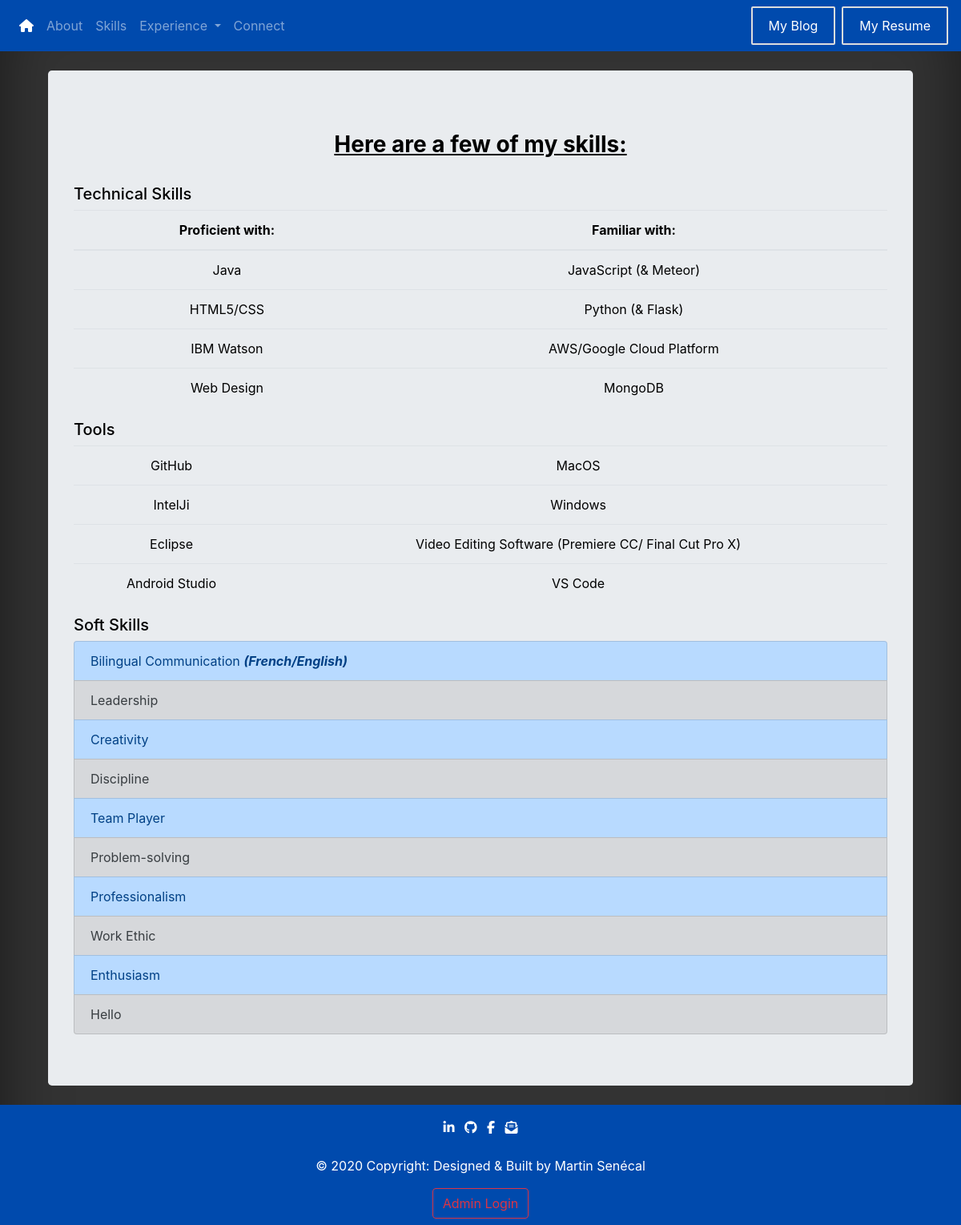
/skills, run on the app's committed database.
### portfolio/models.py (models this page shows, shortened)
class Skill(db.Model):
    id = db.Column(db.Integer, primary_key=True)
    type = db.Column(db.String(15), nullable=False)
    content = db.Column(db.String(80), nullable=False)

### portfolio/main/routes.py (the view)
@main.route('/skills')
def skills():
    skills_content = Skill.query.all()  # Query of all the skills in the database
    return render_template("skills.html", skills=skills_content)  # Returning skills content inside the templates

### portfolio/templates/skills.html (shortened to what this page needs)
{% extends "base.html" %}
{% block body %}
    <div class="container">
        <div class="jumbotron my-4 ">
            <h3 id="skillsTitle"><u><strong>Here are a few of my skills:</strong></u></h3>
            <br>
            <h5>Technical Skills</h5>
            <table class="table table-hover">
                <thead>
                <tr>
                    <th>Proficient with:</th>
                    <th>Familiar with:</th>
                </tr>
                </thead>
                <tbody>
                <tr>
                    <td>Java</td>
                    <td>JavaScript (& Meteor)</td>
                </tr>
                <tr>
                    <td>HTML5/CSS</td>
                    <td>Python (& Flask)</td>
                </tr>
                <tr>
                    <td>IBM Watson</td>
                    <td>AWS/Google Cloud Platform</td>
                </tr>
                <tr>
                    <td>Web Design</td>
                    <td>MongoDB</td>
                </tr>
                </tbody>
            </table>
            <h5>Tools</h5>
            <table class="table table-hover">
                <tbody>
                <tr>
                    <td>GitHub</td>
                    <td>MacOS</td>
                </tr>
                <tr>
                    <td>IntelJi</td>
                    <td>Windows</td>
                </tr>
                <tr>
                    <td>Eclipse</td>
                    <td>Video Editing Software (Premiere CC/ Final Cut Pro X)</td>
                </tr>
                <tr>
                    <td>Android Studio</td>
                    <td>VS Code</td>
                </tr>
                </tbody>
            </table>
            <h5>Soft Skills</h5>
            <div class="list-group">
                <a href="#" class="list-group-item list-group-item-action list-group-item-primary">Bilingual
                    Communication <em><strong>(French/English)</strong></em></a>
                {% for skill in skills %}
                    {% if loop.index%2==0 %}
                        <a href=""
                           class="list-group-item list-group-item-action list-group-item-primary">{{ skill.content }}</a>
                    {% else %}
                        <a href=""
                           class="list-group-item list-group-item-action list-group-item-secondary"> {{ skill.content }} </a>
                    {% endif %}
                {% endfor %}
            </div>
        </div>
    </div>
{% endblock %}

### portfolio/static/css/basedesign.css (style rules this page uses)
body { background-color: #333; box-shadow: inset 0 0 5rem rgba(0, 0, 0, .5); display: block; }
h1, h2, h3, h4, h5, h6, h7, td, thead, p { color: black; }
a { color: white; }

### portfolio/static/css/extradesign.css (style rules this page uses)
#skillsTitle { margin-top: 1vw; }
td, th, thead { text-align: center; }
#skillsTitle { text-align: center; }

### data on the page
Skill: content "Leadership"
Skill: content "Creativity"
Skill: content "Discipline"
Skill: content "Team Player"
Skill: content "Problem-solving"
Skill: content "Professionalism"
Skill: content "Work Ethic"
Skill: content "Enthusiasm"
Skill: content "Hello"
